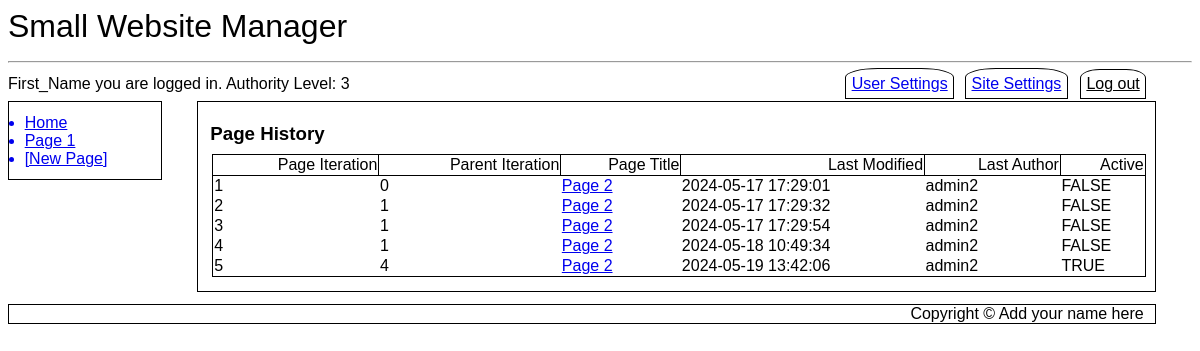
Screenshot of /pagehistory.php?pageID=2 (signed in) with the database file from the repository.
### tables this page shows
CREATE TABLE `SubMenus` (
  `MenuID` int(11) NOT NULL,
  `LinkID` int(11) NOT NULL,
  `Page_ID` int(11) NOT NULL DEFAULT 0,
  `Menu_Entry` varchar(20) NOT NULL,
  `Title` varchar(500) NOT NULL,
  `Active` tinyint(1) NOT NULL DEFAULT 1
);

CREATE TABLE `Cust_Pages` (
  `Page_ID` int(11) NOT NULL,
  `Page_Iteration` int(11) NOT NULL,
  `Parent_Iteration` int(11) NOT NULL DEFAULT 0,
  `Title` text NOT NULL,
  `Body` text NOT NULL,
  `Last_Modified` datetime NOT NULL DEFAULT current_timestamp(),
  `Last_Author` int(11) NOT NULL
);

CREATE TABLE `Users` (
  `ID` int(11) NOT NULL,
  `First_Name` varchar(250) NOT NULL,
  `Last_Name` varchar(250) NOT NULL,
  `eMail` varchar(1000) NOT NULL,
  `User_Name` varchar(1000) NOT NULL,
  `Password` varchar(100) NOT NULL,
  `Activate_Pass` varchar(100) DEFAULT NULL,
  `Change_Pass` varchar(100) DEFAULT NULL,
  `Change_Pass_Expire` datetime DEFAULT NULL,
  `Forgot_Pass` varchar(100) DEFAULT NULL,
  `Forgot_Pass_Expire` datetime DEFAULT NULL,
  `DateTime_Joined` datetime NOT NULL,
  `Last_Logged` datetime NOT NULL DEFAULT current_timestamp(),
  `Authority_Level` tinyint(4) DEFAULT 1,
  `Active` tinyint(1) NOT NULL DEFAULT 0
);

### pagehistory.php (the view, shortened to what this page needs)
<?php
include ("db_connect.inc");
include ("header.inc");
include ("navbar.inc");
echo "<article id='main'>";
if ( isset($_SESSION['first_name']) AND isset($_SESSION['user_name']) AND $_SESSION['auth_lev']==3 ) {
	echo "<h3>Page History</h3>";
	if ($_GET["pageID"]) {
		$pageID=$_GET["pageID"];
		echo "<table class='news'>\r\n";
		echo "<tr><th>Page Iteration</th><th>Parent Iteration</th><th>Page Title</th><th>Last Modified</th><th>Last Author</th><th>Active</th></tr>";
		$query1 = "SELECT Cust_Pages.Page_Iteration, Cust_Pages.Parent_Iteration, Cust_Pages.Title, Cust_Pages.Last_Modified, Users.User_Name FROM Cust_Pages LEFT JOIN Users ON Cust_Pages.Last_Author=Users.ID WHERE Cust_Pages.Page_ID=$pageID ORDER BY Page_Iteration ASC";
		$result1 = mysqli_query($cxn,$query1) or die ("Couldn't execute query.");
		$query2="SELECT Cust_Pages_DATA.Page_Iteration FROM Cust_Pages_DATA WHERE Cust_Pages_DATA.Page_ID=$pageID AND Cust_Pages_DATA.Active=1;";
		$result2 = mysqli_query($cxn,$query2) or die ("Couldn't execute query.");
		$row2 = mysqli_fetch_assoc($result2);
		while($row1 = mysqli_fetch_assoc($result1))
		{
			if ($row1['Page_Iteration'] == $row2['Page_Iteration']) {
				echo "<tr><td>{$row1['Page_Iteration']}</td><td>{$row1['Parent_Iteration']}</td><td><a href=\"index.php?page={$row1['Title']}\">{$row1['Title']}</a></td><td>{$row1['Last_Modified']}</td><td>{$row1['User_Name']}</td><td>TRUE</td></tr>";
			} else {
				echo "<tr><td>{$row1['Page_Iteration']}</td><td>{$row1['Parent_Iteration']}</td><td><a href=\"index.php?pageID={$pageID}&iteration={$row1['Page_Iteration']}\">{$row1['Title']}</a></td><td>{$row1['Last_Modified']}</td><td>{$row1['User_Name']}</td><td>FALSE</td></tr>";
			}
		}
		echo  "</table>\r\n";
	} else {
		echo "<div class='error'>Error: Thread not specified</div>";
	}
} else {
	echo "<div class=\"error\">Restricted Area. You need administrative priviledges to access this page.</div>";
}
echo "</article>\r\n";
include ("footer.inc");
?>

### navbar.inc
<nav id="vnav1">
<?php
$query = "SELECT Menu_Entry, Title FROM SubMenus WHERE MenuID='1' AND Active=1 ORDER BY LinkID ASC LIMIT 10";
$result = mysqli_query($cxn,$query) or die ("Couldn't execute query.");
while($row = mysqli_fetch_assoc($result))
{
	$menuEntry = $row['Menu_Entry'];
	$pageTitle = $row['Title'];
	$pageTitle = preg_replace('/ /', '_', $pageTitle);
	echo "<a href='$pageTitle'>$menuEntry</a>\r\n";
}
if ($_SESSION['auth_lev'] == 3 AND isset($_SESSION['first_name']) AND isset($_SESSION['user_name']) ) {
	echo "<a class='newpage' href='newpage.php'>[New Page]</a>\r\n";
}
?>
</nav>

### desktop.css (style rules this page uses)
* { font-family: Arial, sans-serif; box-sizing: border-box; }
h1, h2, h3 { padding: 0%; margin-top: 1%; margin-bottom: 1%; }
article#main { margin-left:16%; width: 81%; float:none; border: 1px solid black; padding: 1%; }
nav#vnav1 { width:13%; float:left; border: 1px solid black; padding: 1%; clear: both; margin-top: 0%; }
nav#vnav1 a { display: list-item; list-style-type: disc; margin-left: 3%; }
table.news { border: 1px solid black; width: 100%; margin: 2px; margin-bottom: 5px; padding: 10px; border-collapse: collapse; text-align: left; border: 1px solid black; margin: 2px; }
th { border: 1px solid black; font-weight: normal; text-align: right; }

### rows the page displays
submenus: Menu_Entry "Home"
submenus: Menu_Entry "Page 1"
cust_pages: Page_Iteration "1", Parent_Iteration "0", Title "Page 2", Last_Modified "2024-05-17 17:29:01", users.User_Name "admin2"
cust_pages: Page_Iteration "2", Parent_Iteration "1", Title "Page 2", Last_Modified "2024-05-17 17:29:32", users.User_Name "admin2"
cust_pages: Page_Iteration "3", Parent_Iteration "1", Title "Page 2", Last_Modified "2024-05-17 17:29:54", users.User_Name "admin2"
cust_pages: Page_Iteration "4", Parent_Iteration "1", Title "Page 2", Last_Modified "2024-05-18 10:49:34", users.User_Name "admin2"
cust_pages: Page_Iteration "5", Parent_Iteration "4", Title "Page 2", Last_Modified "2024-05-19 13:42:06", users.User_Name "admin2"

### other values shown
$websiteName "Small Website Manager"
$_SESSION['first_name'] "First_Name"
$_SESSION['auth_lev'] "3"
